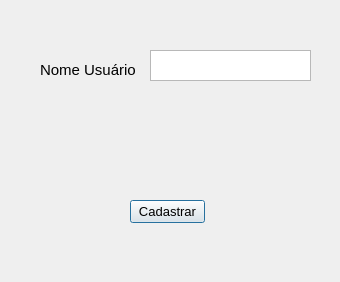
<?xml version="1.0" encoding="UTF-8"?>
<ui version="4.0">
 <class>Form</class>
 <widget class="QWidget" name="Form">
  <property name="geometry">
   <rect>
    <x>0</x>
    <y>0</y>
    <width>340</width>
    <height>282</height>
   </rect>
  </property>
  <property name="windowTitle">
   <string>Form</string>
  </property>
  <widget class="QPushButton" name="Cadastrar">
   <property name="geometry">
    <rect>
     <x>130</x>
     <y>200</y>
     <width>75</width>
     <height>23</height>
    </rect>
   </property>
   <property name="font">
    <font>
     <pointsize>10</pointsize>
    </font>
   </property>
   <property name="mouseTracking">
    <bool>false</bool>
   </property>
   <property name="text">
    <string>Cadastrar</string>
   </property>
   <property name="default">
    <bool>true</bool>
   </property>
  </widget>
  <widget class="QTextEdit" name="textEdit">
   <property name="geometry">
    <rect>
     <x>150</x>
     <y>50</y>
     <width>161</width>
     <height>31</height>
    </rect>
   </property>
  </widget>
  <widget class="QLabel" name="label">
   <property name="geometry">
    <rect>
     <x>40</x>
     <y>60</y>
     <width>101</width>
     <height>20</height>
    </rect>
   </property>
   <property name="font">
    <font>
     <pointsize>11</pointsize>
    </font>
   </property>
   <property name="text">
    <string>Nome Usuário</string>
   </property>
  </widget>
 </widget>
 <resources/>
 <connections>
  <connection>
   <sender>Cadastrar</sender>
   <signal>clicked()</signal>
   <receiver>textEdit</receiver>
   <slot>showNormal()</slot>
   <hints>
    <hint type="sourcelabel">
     <x>153</x>
     <y>219</y>
    </hint>
    <hint type="destinationlabel">
     <x>186</x>
     <y>63</y>
    </hint>
   </hints>
  </connection>
 </connections>
 <slots>
  <slot>slot1()</slot>
 </slots>
</ui>
